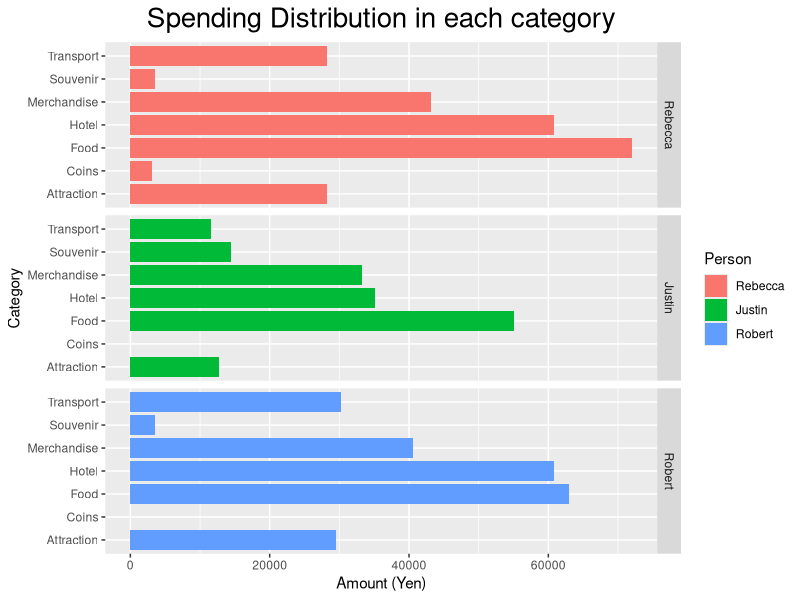
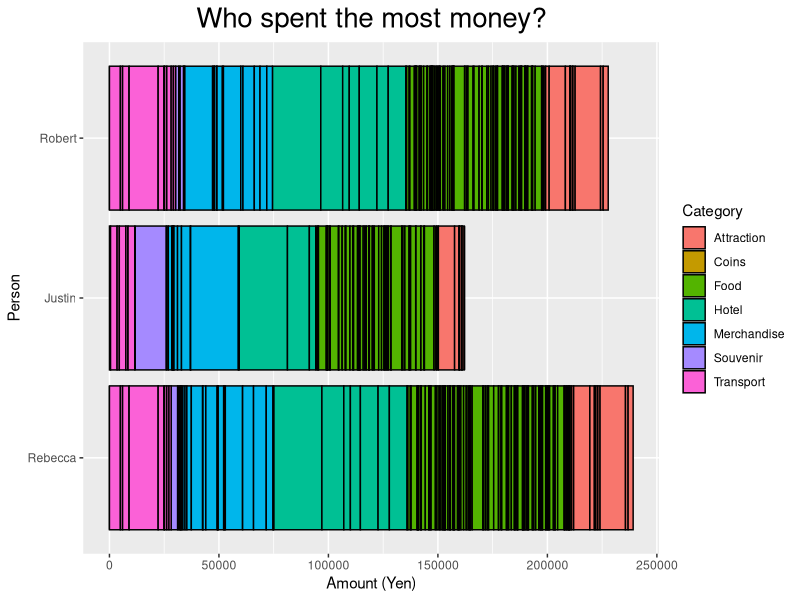
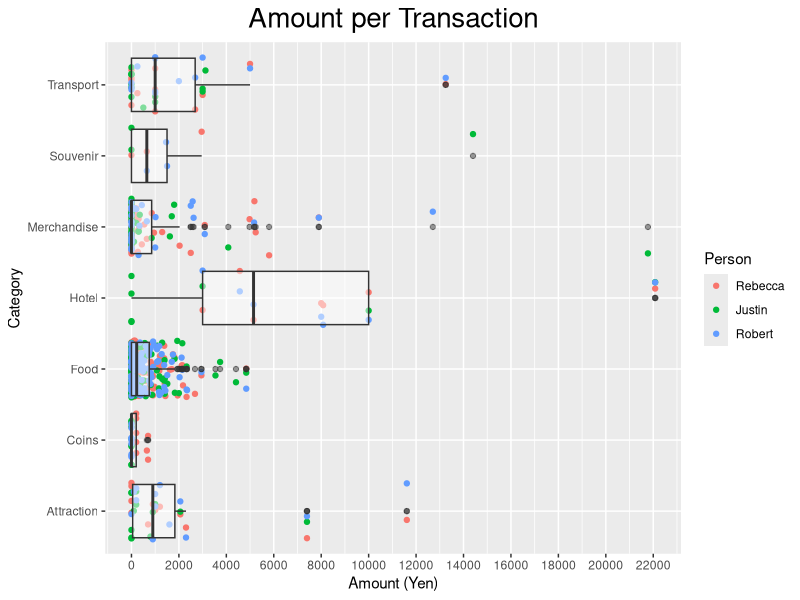

Generate these figures, in order, with R:
## ---- chunk 1
getwd()
df = read.csv("Japan trip.csv", header = TRUE)

## ---- chunk 2
str(df)
summary(df)
head(df, 10)
tail(df, 10)
## ---- chunk 3
library(zoo)
df$Date <- na.locf(df$Date)
head(df, 5)  
## ---- chunk 4
typeof(df$Date) 

#Need to create T/F vector for group of dates to apply, otherwise data type will change
G1 <- df$Date >= 28                    #For the month of March, from my arrival date
G2 <- df$Date < 10                     #For the month of April before the 10th.
G3 <- df$Date >=10 & df$Date <=15      #For the month of April until departure.

df$Date[G1] <- paste0("2018-03-", df$Date[G1])
df$Date[G2] <- paste0("2018-04-0", df$Date[G2])
df$Date[G3] <- paste0("2018-04-", df$Date[G3])

df$Date <- as.Date(df$Date)
head(df, 5)  
## ---- chunk 5
colnames(df)[colnames(df)=="Item.1"] <- "Category"
df$Category <- as.factor(df$Category)
is.factor(df$Category)
levels(df$Category)

## ---- chunk 6
fix_StartWith <-  c("aA", "cC", "fF", "hH", "mM", "sS", "tT")
fix_StartWith <- paste0("^[", fix_StartWith, "]") #To add the regex conditions
fix_ReplaceWith <- c("Attraction", "Coins", "Food", "Hotel", "Merchandise", "Souvenir", "Transport")

for (i in 1:7){
  levels(df$Category)[grepl(fix_StartWith[i], levels(df$Category))] <- fix_ReplaceWith[i]
}

  levels(df$Category)
## ---- chunk 7
df[4:6][is.na(df[4:6])] <- 0
## ---- chunk 8
write.csv(df, file = "Japan Trip Cleaned.csv")
## ---- chunk 9
library(ggplot2)
library(dplyr)
library(reshape2) #To make data flat
## ---- chunk 10
dfmelt <- melt(df, id.vars = c("Date", "Item", "Category"), 
               variable.name="Person", 
               value.name = "Amount") 
head(dfmelt)
## ---- chunk 11
ggplot(data=dfmelt, aes(x = Category, y = Amount)) +
   geom_col(aes(fill = Person)) + 
   coord_flip(xlim = NULL, ylim = NULL, expand = TRUE, clip = "on") +
   facet_grid(Person~.) +
   ggtitle("Spending Distribution in each category") +
   ylab("Amount (Yen)") +
   theme(
     plot.title = element_text(size = 20, hjust = 0.5)
   )

## ---- chunk 12
ggplot(data=dfmelt, aes(x = Person, y = Amount)) +
   geom_col(aes(fill = Category), colour = "black") + 
   coord_flip(xlim = NULL, ylim = NULL, expand = TRUE, clip = "on") +
   ggtitle("Who spent the most money?") +
   ylab("Amount (Yen)") +
   theme(
     plot.title = element_text(size = 20, hjust = 0.5)
   )

## ---- chunk 13
ggplot(data=dfmelt, aes(x = Category, y = Amount)) +
   geom_jitter(aes(colour = Person)) + 
   geom_boxplot(alpha = 0.5) +
   coord_flip(xlim = NULL, ylim = NULL, expand = TRUE, clip = "on") +
   ggtitle("Amount per Transaction") +
   ylab("Amount (Yen)") +
   scale_y_continuous(breaks = pretty(dfmelt$Amount, n = 10)) +
   theme(
     plot.title = element_text(size = 20, hjust = 0.5)
   )

